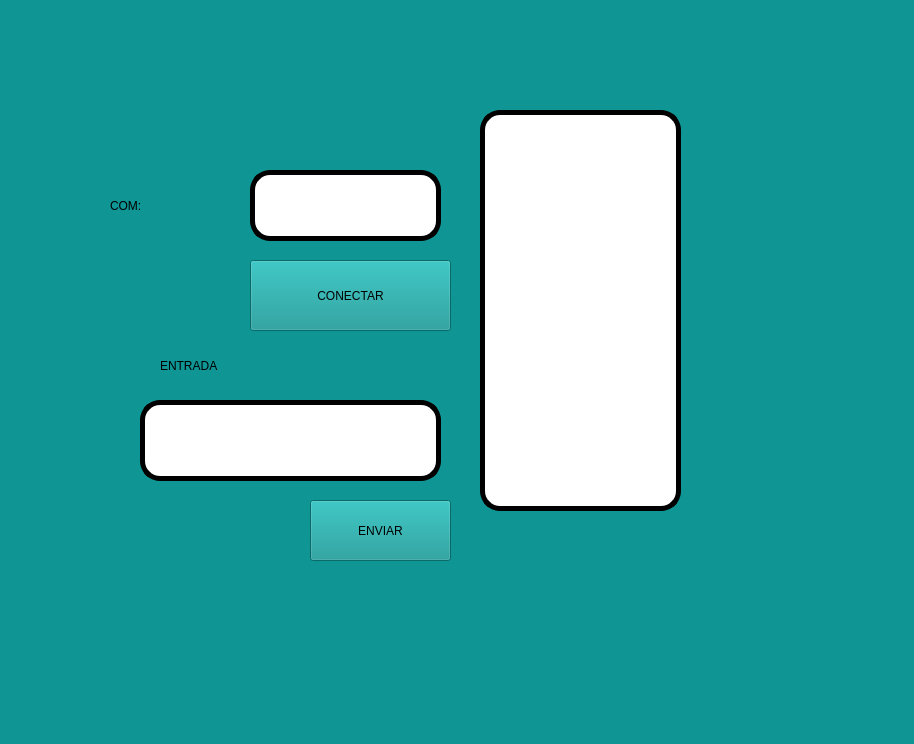
<?xml version="1.0" encoding="UTF-8"?>
<ui version="4.0">
 <class>MainWindow</class>
 <widget class="QMainWindow" name="MainWindow">
  <property name="geometry">
   <rect>
    <x>0</x>
    <y>0</y>
    <width>914</width>
    <height>744</height>
   </rect>
  </property>
  <property name="windowTitle">
   <string>MainWindow</string>
  </property>
  <property name="styleSheet">
   <string notr="true">background-color: rgb(14, 149, 148);
font: 75 18pt &quot;Agency FB&quot;</string>
  </property>
  <widget class="QWidget" name="centralwidget">
   <widget class="QListWidget" name="datos">
    <property name="geometry">
     <rect>
      <x>480</x>
      <y>110</y>
      <width>201</width>
      <height>401</height>
     </rect>
    </property>
    <property name="styleSheet">
     <string notr="true">background-color: rgb(255, 255, 255);
font: 75 18pt &quot;Agency FB&quot;;
border :5px solid black;
border-radius: 20px;</string>
    </property>
   </widget>
   <widget class="QPushButton" name="btn_enviar">
    <property name="geometry">
     <rect>
      <x>310</x>
      <y>500</y>
      <width>141</width>
      <height>61</height>
     </rect>
    </property>
    <property name="text">
     <string>ENVIAR</string>
    </property>
   </widget>
   <widget class="QLineEdit" name="line_entrada">
    <property name="geometry">
     <rect>
      <x>140</x>
      <y>400</y>
      <width>301</width>
      <height>81</height>
     </rect>
    </property>
    <property name="styleSheet">
     <string notr="true">background-color: rgb(255, 255, 255);
font: 75 18pt &quot;Agency FB&quot;;
border :5px solid black;
border-radius: 20px;</string>
    </property>
   </widget>
   <widget class="QPushButton" name="btn_accion">
    <property name="geometry">
     <rect>
      <x>250</x>
      <y>260</y>
      <width>201</width>
      <height>71</height>
     </rect>
    </property>
    <property name="text">
     <string>CONECTAR</string>
    </property>
   </widget>
   <widget class="QLabel" name="label_6">
    <property name="geometry">
     <rect>
      <x>110</x>
      <y>180</y>
      <width>111</width>
      <height>51</height>
     </rect>
    </property>
    <property name="styleSheet">
     <string notr="true">font: 75 24pt &quot;Agency FB&quot;;</string>
    </property>
    <property name="text">
     <string>COM:</string>
    </property>
   </widget>
   <widget class="QLineEdit" name="txt_com">
    <property name="geometry">
     <rect>
      <x>250</x>
      <y>170</y>
      <width>191</width>
      <height>71</height>
     </rect>
    </property>
    <property name="styleSheet">
     <string notr="true">background-color: rgb(255, 255, 255);
font: 75 18pt &quot;Agency FB&quot;;
border :5px solid black;
border-radius: 20px;</string>
    </property>
   </widget>
   <widget class="QLabel" name="label_7">
    <property name="geometry">
     <rect>
      <x>160</x>
      <y>340</y>
      <width>111</width>
      <height>51</height>
     </rect>
    </property>
    <property name="styleSheet">
     <string notr="true">font: 75 24pt &quot;Agency FB&quot;;</string>
    </property>
    <property name="text">
     <string>ENTRADA</string>
    </property>
   </widget>
  </widget>
  <widget class="QMenuBar" name="menubar">
   <property name="geometry">
    <rect>
     <x>0</x>
     <y>0</y>
     <width>914</width>
     <height>42</height>
    </rect>
   </property>
  </widget>
  <widget class="QStatusBar" name="statusbar"/>
 </widget>
 <resources/>
 <connections/>
</ui>
